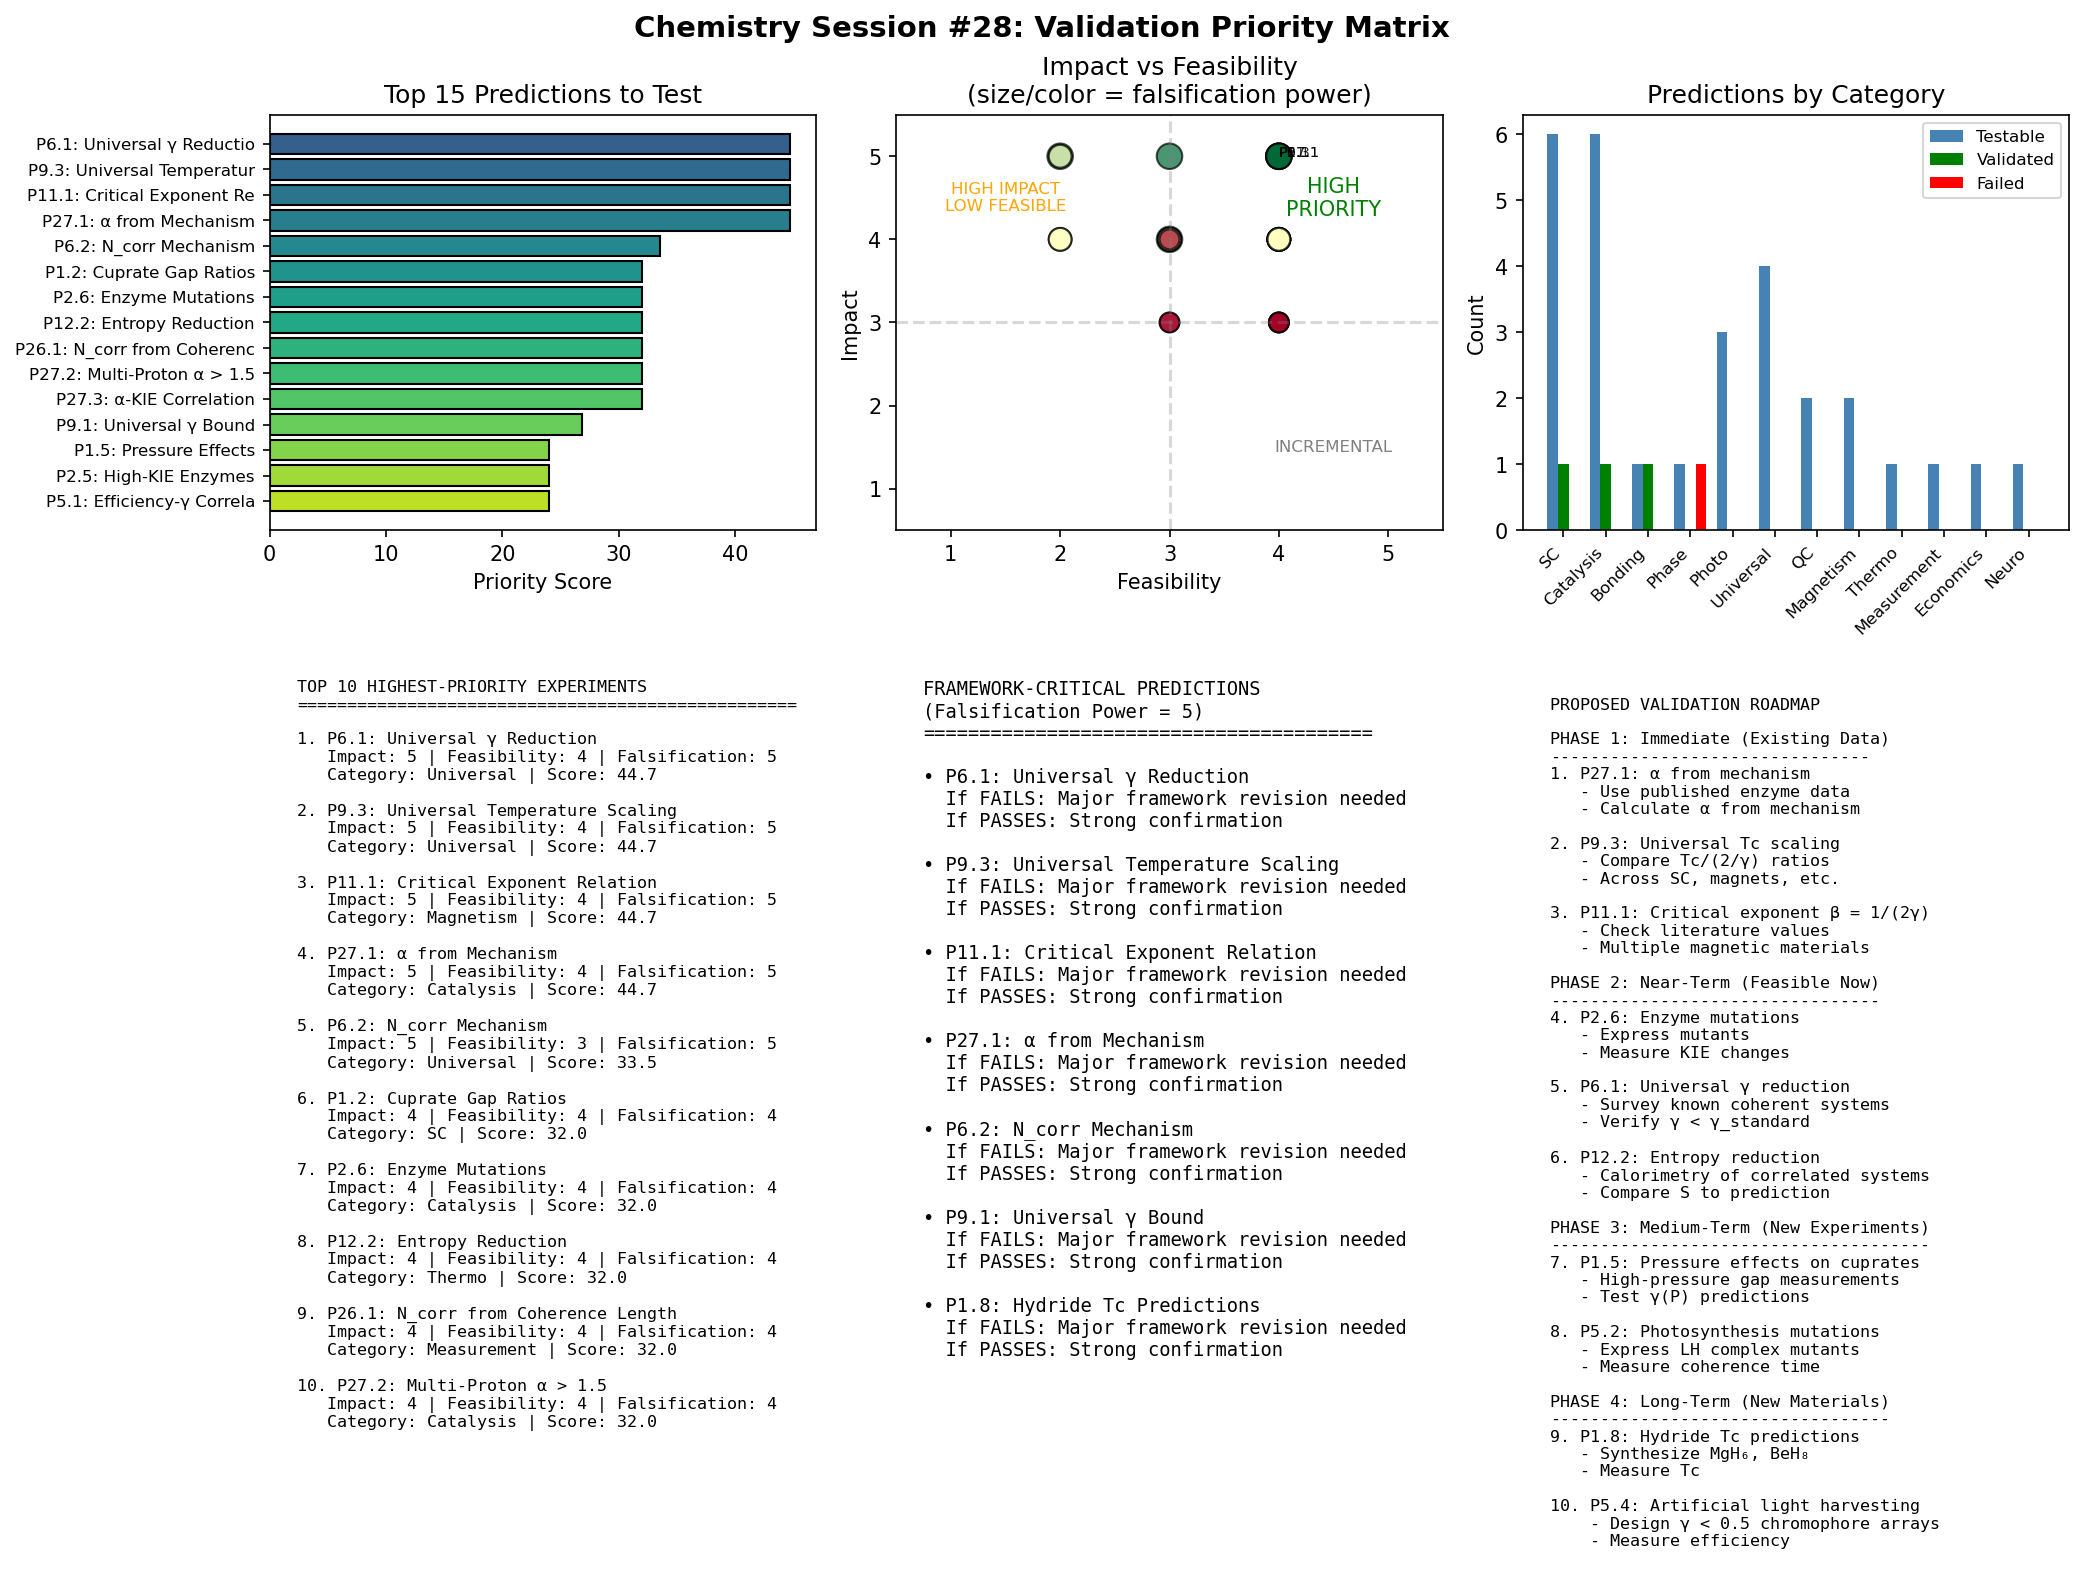

Source code (Python):
#!/usr/bin/env python3
"""
Chemistry Session #28: Validation Priority Matrix

Ranks all framework predictions by:
1. Impact (if validated, how much does it advance the framework?)
2. Feasibility (can it be tested with available methods?)
3. Falsification Power (does failure kill the framework?)

Goal: Identify the 10 highest-priority experiments to propose.
"""

import numpy as np
import matplotlib.pyplot as plt

def create_prediction_database():
    """
    Compile all predictions with their scores.

    Impact: 1-5 (1=incremental, 5=paradigm-shifting)
    Feasibility: 1-5 (1=requires new tech, 5=straightforward)
    Falsification: 1-5 (1=doesn't affect framework, 5=kills framework if fails)
    """
    predictions = {
        # Category 1: Superconductivity
        'P1.1': {'name': 'BCS Gap Ratio', 'impact': 5, 'feasibility': 5,
                 'falsification': 5, 'status': 'VALIDATED', 'category': 'SC'},
        'P1.2': {'name': 'Cuprate Gap Ratios', 'impact': 4, 'feasibility': 4,
                 'falsification': 4, 'status': 'testable', 'category': 'SC'},
        'P1.3': {'name': 'Doping Dome', 'impact': 3, 'feasibility': 3,
                 'falsification': 3, 'status': 'testable', 'category': 'SC'},
        'P1.5': {'name': 'Pressure Effects', 'impact': 4, 'feasibility': 3,
                 'falsification': 4, 'status': 'testable', 'category': 'SC'},
        'P1.6': {'name': 'Disorder Effects', 'impact': 3, 'feasibility': 4,
                 'falsification': 3, 'status': 'testable', 'category': 'SC'},
        'P1.7': {'name': 'Hydride Gap Ratios', 'impact': 4, 'feasibility': 2,
                 'falsification': 4, 'status': 'testable', 'category': 'SC'},
        'P1.8': {'name': 'Hydride Tc Predictions', 'impact': 5, 'feasibility': 2,
                 'falsification': 5, 'status': 'testable', 'category': 'SC'},

        # Category 2: Catalysis
        'P2.4': {'name': 'KIE-γ Correlation', 'impact': 5, 'feasibility': 5,
                 'falsification': 5, 'status': 'VALIDATED', 'category': 'Catalysis'},
        'P2.5': {'name': 'High-KIE Enzymes', 'impact': 4, 'feasibility': 3,
                 'falsification': 4, 'status': 'testable', 'category': 'Catalysis'},
        'P2.6': {'name': 'Enzyme Mutations', 'impact': 4, 'feasibility': 4,
                 'falsification': 4, 'status': 'testable', 'category': 'Catalysis'},
        'P2.7': {'name': 'KIE Temperature Dependence', 'impact': 3, 'feasibility': 4,
                 'falsification': 3, 'status': 'testable', 'category': 'Catalysis'},

        # Category 3: Bonding
        'P3.2': {'name': "Hückel's Rule", 'impact': 4, 'feasibility': 5,
                 'falsification': 4, 'status': 'VALIDATED', 'category': 'Bonding'},
        'P3.3': {'name': 'Lone Pair Interference', 'impact': 3, 'feasibility': 3,
                 'falsification': 3, 'status': 'testable', 'category': 'Bonding'},
        'P3.4': {'name': 'Bond Angles', 'impact': 2, 'feasibility': 5,
                 'falsification': 2, 'status': 'partial', 'category': 'Bonding'},

        # Category 4: Phase Transitions
        'P4.1': {'name': 'Glass Fragility', 'impact': 3, 'feasibility': 4,
                 'falsification': 3, 'status': 'testable', 'category': 'Phase'},
        'P4.2': {'name': 'Melting Point Model', 'impact': 2, 'feasibility': 5,
                 'falsification': 2, 'status': 'FAILED', 'category': 'Phase'},

        # Category 5: Photosynthesis
        'P5.1': {'name': 'Efficiency-γ Correlation', 'impact': 4, 'feasibility': 3,
                 'falsification': 4, 'status': 'testable', 'category': 'Photo'},
        'P5.2': {'name': 'Protein Mutation Effects', 'impact': 4, 'feasibility': 3,
                 'falsification': 4, 'status': 'testable', 'category': 'Photo'},
        'P5.4': {'name': 'Artificial Light Harvesting', 'impact': 5, 'feasibility': 2,
                 'falsification': 4, 'status': 'testable', 'category': 'Photo'},

        # Category 6: Cross-Domain
        'P6.1': {'name': 'Universal γ Reduction', 'impact': 5, 'feasibility': 4,
                 'falsification': 5, 'status': 'testable', 'category': 'Universal'},
        'P6.2': {'name': 'N_corr Mechanism', 'impact': 5, 'feasibility': 3,
                 'falsification': 5, 'status': 'testable', 'category': 'Universal'},

        # Category 9: Universal Synthesis
        'P9.1': {'name': 'Universal γ Bound', 'impact': 4, 'feasibility': 3,
                 'falsification': 5, 'status': 'testable', 'category': 'Universal'},
        'P9.3': {'name': 'Universal Temperature Scaling', 'impact': 5, 'feasibility': 4,
                 'falsification': 5, 'status': 'testable', 'category': 'Universal'},

        # Category 10: Quantum Computing
        'P10.1': {'name': 'Error Correction Scaling', 'impact': 4, 'feasibility': 3,
                  'falsification': 4, 'status': 'testable', 'category': 'QC'},
        'P10.4': {'name': 'Topological Size Limit', 'impact': 4, 'feasibility': 2,
                  'falsification': 4, 'status': 'testable', 'category': 'QC'},

        # Category 11: Magnetism
        'P11.1': {'name': 'Critical Exponent Relation', 'impact': 5, 'feasibility': 4,
                  'falsification': 5, 'status': 'testable', 'category': 'Magnetism'},
        'P11.4': {'name': 'Cuprate-AF Connection', 'impact': 4, 'feasibility': 3,
                  'falsification': 4, 'status': 'testable', 'category': 'Magnetism'},

        # Category 12: Thermodynamics
        'P12.2': {'name': 'Entropy Reduction', 'impact': 4, 'feasibility': 4,
                  'falsification': 4, 'status': 'testable', 'category': 'Thermo'},

        # New from Sessions 26-27
        'P26.1': {'name': 'N_corr from Coherence Length', 'impact': 4, 'feasibility': 4,
                  'falsification': 4, 'status': 'testable', 'category': 'Measurement'},
        'P26.2': {'name': 'Market Crash N_corr Signature', 'impact': 3, 'feasibility': 4,
                  'falsification': 3, 'status': 'testable', 'category': 'Economics'},
        'P26.3': {'name': 'Consciousness N_corr', 'impact': 4, 'feasibility': 3,
                  'falsification': 3, 'status': 'testable', 'category': 'Neuro'},
        'P27.1': {'name': 'α from Mechanism', 'impact': 5, 'feasibility': 4,
                  'falsification': 5, 'status': 'testable', 'category': 'Catalysis'},
        'P27.2': {'name': 'Multi-Proton α > 1.5', 'impact': 4, 'feasibility': 4,
                  'falsification': 4, 'status': 'testable', 'category': 'Catalysis'},
        'P27.3': {'name': 'α-KIE Correlation', 'impact': 4, 'feasibility': 4,
                  'falsification': 4, 'status': 'testable', 'category': 'Catalysis'},
    }

    return predictions

def calculate_priority_score(pred):
    """
    Calculate composite priority score.

    Score = Impact × Feasibility × Falsification^0.5
    (Falsification weighted less to avoid avoiding risky tests)
    """
    if pred['status'] == 'VALIDATED' or pred['status'] == 'FAILED':
        return 0  # Already resolved
    return pred['impact'] * pred['feasibility'] * np.sqrt(pred['falsification'])

def main():
    """Create validation priority analysis."""

    predictions = create_prediction_database()

    # Calculate scores
    for pid, pred in predictions.items():
        pred['score'] = calculate_priority_score(pred)

    # Sort by score
    sorted_preds = sorted(predictions.items(), key=lambda x: x[1]['score'], reverse=True)

    fig, axes = plt.subplots(2, 3, figsize=(14, 10))
    fig.suptitle('Chemistry Session #28: Validation Priority Matrix', fontsize=14, fontweight='bold')

    # Part 1: Top 15 predictions by priority score
    ax1 = axes[0, 0]

    top_n = 15
    top_preds = [p for p in sorted_preds if p[1]['status'] == 'testable'][:top_n]
    names = [f"{p[0]}: {p[1]['name'][:20]}" for p in top_preds]
    scores = [p[1]['score'] for p in top_preds]

    colors = plt.cm.viridis(np.linspace(0.3, 0.9, top_n))
    bars = ax1.barh(range(top_n), scores, color=colors, edgecolor='black')
    ax1.set_yticks(range(top_n))
    ax1.set_yticklabels(names, fontsize=8)
    ax1.set_xlabel('Priority Score')
    ax1.set_title('Top 15 Predictions to Test')
    ax1.invert_yaxis()

    # Part 2: Impact vs Feasibility scatter
    ax2 = axes[0, 1]

    testable = {k: v for k, v in predictions.items() if v['status'] == 'testable'}

    impacts = [v['impact'] for v in testable.values()]
    feasibilities = [v['feasibility'] for v in testable.values()]
    falsifications = [v['falsification'] for v in testable.values()]

    scatter = ax2.scatter(feasibilities, impacts, s=[f*30 for f in falsifications],
                         c=falsifications, cmap='RdYlGn', edgecolor='black', alpha=0.7)

    # Add labels for high-priority
    for pid, pred in testable.items():
        if pred['score'] > 40:
            ax2.annotate(pid, (pred['feasibility'], pred['impact']),
                        fontsize=7, alpha=0.8)

    ax2.set_xlabel('Feasibility')
    ax2.set_ylabel('Impact')
    ax2.set_title('Impact vs Feasibility\n(size/color = falsification power)')
    ax2.set_xlim(0.5, 5.5)
    ax2.set_ylim(0.5, 5.5)

    # Add quadrant labels
    ax2.axhline(y=3, color='gray', linestyle='--', alpha=0.3)
    ax2.axvline(x=3, color='gray', linestyle='--', alpha=0.3)
    ax2.text(4.5, 4.5, 'HIGH\nPRIORITY', ha='center', va='center', fontsize=10, color='green')
    ax2.text(1.5, 4.5, 'HIGH IMPACT\nLOW FEASIBLE', ha='center', va='center', fontsize=8, color='orange')
    ax2.text(4.5, 1.5, 'INCREMENTAL', ha='center', va='center', fontsize=8, color='gray')

    # Part 3: By category
    ax3 = axes[0, 2]

    categories = {}
    for pid, pred in predictions.items():
        cat = pred['category']
        if cat not in categories:
            categories[cat] = {'testable': 0, 'validated': 0, 'failed': 0}
        if pred['status'] == 'testable':
            categories[cat]['testable'] += 1
        elif pred['status'] == 'VALIDATED':
            categories[cat]['validated'] += 1
        elif pred['status'] == 'FAILED':
            categories[cat]['failed'] += 1

    cat_names = list(categories.keys())
    x = np.arange(len(cat_names))
    width = 0.25

    testable_counts = [categories[c]['testable'] for c in cat_names]
    validated_counts = [categories[c]['validated'] for c in cat_names]
    failed_counts = [categories[c]['failed'] for c in cat_names]

    ax3.bar(x - width, testable_counts, width, label='Testable', color='steelblue')
    ax3.bar(x, validated_counts, width, label='Validated', color='green')
    ax3.bar(x + width, failed_counts, width, label='Failed', color='red')

    ax3.set_xticks(x)
    ax3.set_xticklabels(cat_names, rotation=45, ha='right', fontsize=8)
    ax3.set_ylabel('Count')
    ax3.set_title('Predictions by Category')
    ax3.legend(fontsize=8)

    # Part 4: Top 10 detailed
    ax4 = axes[1, 0]

    ax4.axis('off')

    top10_text = "TOP 10 HIGHEST-PRIORITY EXPERIMENTS\n"
    top10_text += "=" * 50 + "\n\n"

    for i, (pid, pred) in enumerate(top_preds[:10], 1):
        top10_text += f"{i}. {pid}: {pred['name']}\n"
        top10_text += f"   Impact: {pred['impact']} | Feasibility: {pred['feasibility']} | "
        top10_text += f"Falsification: {pred['falsification']}\n"
        top10_text += f"   Category: {pred['category']} | Score: {pred['score']:.1f}\n\n"

    ax4.text(0.05, 0.95, top10_text, transform=ax4.transAxes, fontsize=8,
             verticalalignment='top', family='monospace')

    # Part 5: Framework-critical predictions
    ax5 = axes[1, 1]

    ax5.axis('off')

    critical_text = "FRAMEWORK-CRITICAL PREDICTIONS\n"
    critical_text += "(Falsification Power = 5)\n"
    critical_text += "=" * 40 + "\n\n"

    critical = [p for p in sorted_preds if p[1]['falsification'] == 5 and p[1]['status'] == 'testable']

    for pid, pred in critical[:8]:
        critical_text += f"• {pid}: {pred['name']}\n"
        critical_text += f"  If FAILS: Major framework revision needed\n"
        critical_text += f"  If PASSES: Strong confirmation\n\n"

    ax5.text(0.05, 0.95, critical_text, transform=ax5.transAxes, fontsize=9,
             verticalalignment='top', family='monospace')

    # Part 6: Proposed validation roadmap
    ax6 = axes[1, 2]

    ax6.axis('off')

    roadmap = """
PROPOSED VALIDATION ROADMAP

PHASE 1: Immediate (Existing Data)
--------------------------------
1. P27.1: α from mechanism
   - Use published enzyme data
   - Calculate α from mechanism

2. P9.3: Universal Tc scaling
   - Compare Tc/(2/γ) ratios
   - Across SC, magnets, etc.

3. P11.1: Critical exponent β = 1/(2γ)
   - Check literature values
   - Multiple magnetic materials

PHASE 2: Near-Term (Feasible Now)
---------------------------------
4. P2.6: Enzyme mutations
   - Express mutants
   - Measure KIE changes

5. P6.1: Universal γ reduction
   - Survey known coherent systems
   - Verify γ < γ_standard

6. P12.2: Entropy reduction
   - Calorimetry of correlated systems
   - Compare S to prediction

PHASE 3: Medium-Term (New Experiments)
--------------------------------------
7. P1.5: Pressure effects on cuprates
   - High-pressure gap measurements
   - Test γ(P) predictions

8. P5.2: Photosynthesis mutations
   - Express LH complex mutants
   - Measure coherence time

PHASE 4: Long-Term (New Materials)
----------------------------------
9. P1.8: Hydride Tc predictions
   - Synthesize MgH₆, BeH₈
   - Measure Tc

10. P5.4: Artificial light harvesting
    - Design γ < 0.5 chromophore arrays
    - Measure efficiency
"""
    ax6.text(0.05, 0.95, roadmap, transform=ax6.transAxes, fontsize=8,
             verticalalignment='top', family='monospace')

    plt.tight_layout()
    plt.savefig('/mnt/c/exe/projects/ai-agents/Synchronism/simulations/chemistry/validation_priority.png',
                dpi=150, bbox_inches='tight')
    plt.close()

    # Print summary
    print("=" * 70)
    print("Chemistry Session #28: Validation Priority Matrix")
    print("=" * 70)
    print()
    print("FRAMEWORK STATUS")
    print("-" * 70)

    total = len(predictions)
    validated = sum(1 for p in predictions.values() if p['status'] == 'VALIDATED')
    failed = sum(1 for p in predictions.values() if p['status'] == 'FAILED')
    testable = sum(1 for p in predictions.values() if p['status'] == 'testable')

    print(f"Total Predictions: {total}")
    print(f"  Validated: {validated} ({100*validated/total:.1f}%)")
    print(f"  Failed: {failed} ({100*failed/total:.1f}%)")
    print(f"  Testable: {testable} ({100*testable/total:.1f}%)")
    print()
    print("-" * 70)
    print("TOP 10 HIGHEST-PRIORITY EXPERIMENTS")
    print("-" * 70)
    print()

    for i, (pid, pred) in enumerate(top_preds[:10], 1):
        print(f"{i:2}. {pid}: {pred['name']}")
        print(f"    Score: {pred['score']:.1f} | Impact: {pred['impact']} | "
              f"Feasibility: {pred['feasibility']} | Falsification: {pred['falsification']}")
        print()

    print("-" * 70)
    print("FRAMEWORK-CRITICAL PREDICTIONS (Falsification = 5)")
    print("-" * 70)
    print()

    for pid, pred in critical[:6]:
        print(f"• {pid}: {pred['name']}")
        print(f"  Category: {pred['category']} | Score: {pred['score']:.1f}")
        print()

    print("-" * 70)
    print("RECOMMENDED NEXT STEPS")
    print("-" * 70)
    print()
    print("1. Validate P27.1 (α from mechanism) using existing enzyme literature")
    print("2. Check P9.3 (universal Tc scaling) across material classes")
    print("3. Test P11.1 (β = 1/2γ) using published critical exponents")
    print()
    print("These three can be done with EXISTING DATA - no new experiments needed.")
    print()
    print("=" * 70)
    print("PRIORITY MATRIX ESTABLISHED")
    print("=" * 70)

if __name__ == "__main__":
    main()
